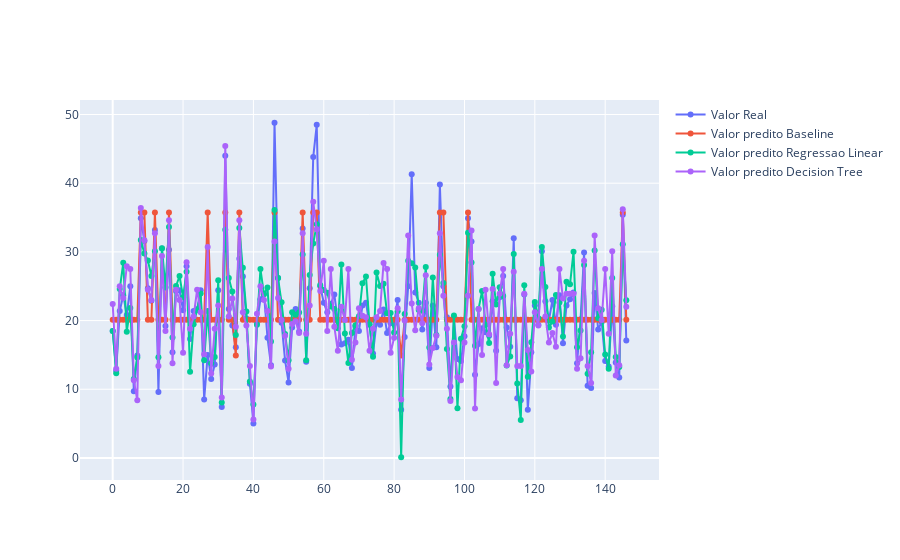

Here is the notebook cell this chart was saved with:
### Code cell
fig = go.Figure()

fig.add_trace(go.Scatter(x = df_results.index, 
                         y = df_results.valor_real, 
                         mode = 'lines+markers', 
                         name = 'Valor Real'))

fig.add_trace(go.Scatter(x = df_results.index,
                         y = df_results.valor_predito_baseline,
                         mode = 'lines+markers',
                         name = 'Valor predito Baseline'))

fig.add_trace(go.Scatter(x = df_results.index,
                         y = df_results.valor_predito_reg_linear,
                         mode = 'lines+markers',
                         name = 'Valor predito Regressao Linear'))

fig.add_trace(go.Scatter(x = df_results.index,
                         y = df_results.valor_predito_arvore,
                         mode = 'lines+markers',
                         name = 'Valor predito Decision Tree'))


fig.show()

### Figure 1 — Plotly figure (JSON) as saved in the notebook; plotly's stock layout.template omitted (floating-point values rounded to 4 significant figures; data arrays with more than 128 entries replaced by an {"elided": "..."} marker saying what was removed)
{"data": [{"mode": "lines+markers", "name": "Valor Real", "type": "scatter", "x": {"elided": "147 int values"}, "y": {"elided": "147 float values"}}, {"mode": "lines+markers", "name": "Valor predito Baseline", "type": "scatter", "x": {"elided": "147 int values"}, "y": {"elided": "147 float values"}}, {"mode": "lines+markers", "name": "Valor predito Regressao Linear", "type": "scatter", "x": {"elided": "147 int values"}, "y": {"elided": "147 float values"}}, {"mode": "lines+markers", "name": "Valor predito Decision Tree", "type": "scatter", "x": {"elided": "147 int values"}, "y": {"elided": "147 float values"}}], "layout": {}}
